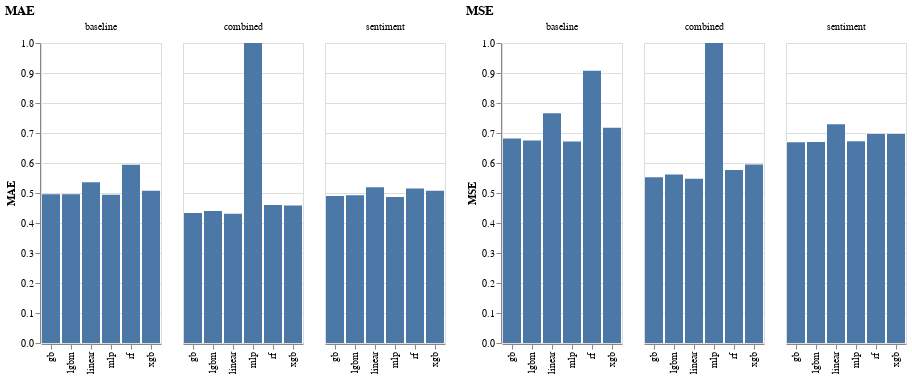

Write notebook code for a chart like this one.
### Code cell
import altair as alt

charts = dict()
offset = 2
for typ in ['MAE', 'MSE']:
    dataset = convert_altair(datasets[offset][typ.lower()][['baseline', 'combined', 'sentiment']])
    dataset.columns = [x.title() for x in dataset.columns]
    cht = alt.Chart(dataset).mark_bar().encode(
        x=alt.X('Model:O', title=''),
        y=alt.Y('sum(Score):Q', title=typ.upper(),
                scale=alt.Scale(domain=(0, 1), clamp=True)),
        column=alt.Column('Dataset:O', title='')
    ).properties(
        title=typ,
    )
    charts[typ] = cht

cht = charts['MAE'] | charts['MSE']
cht.properties(title='14 Hour Ahead Volatility Accuracy')
cht

### Figure 1 — Vega-Lite specification as saved in the notebook (floating-point values rounded to 4 significant figures)
{"config": {"view": {"continuousWidth": 400, "continuousHeight": 300}}, "hconcat": [{"data": {"name": "data-93398236229af8932c3e6f1ef51a2957"}, "mark": "bar", "encoding": {"column": {"field": "Dataset", "title": "", "type": "ordinal"}, "x": {"field": "Model", "title": "", "type": "ordinal"}, "y": {"aggregate": "sum", "field": "Score", "scale": {"clamp": true, "domain": [0, 1]}, "title": "MAE", "type": "quantitative"}}, "title": "MAE"}, {"data": {"name": "data-a6836d087c808caef34baec045a5a828"}, "mark": "bar", "encoding": {"column": {"field": "Dataset", "title": "", "type": "ordinal"}, "x": {"field": "Model", "title": "", "type": "ordinal"}, "y": {"aggregate": "sum", "field": "Score", "scale": {"clamp": true, "domain": [0, 1]}, "title": "MSE", "type": "quantitative"}}, "title": "MSE"}], "$schema": "https://vega.github.io/schema/vega-lite/v4.17.0.json", "datasets": {"data-93398236229af8932c3e6f1ef51a2957": [{"Model": "linear", "Dataset": "baseline", "Score": 0.5361}, {"Model": "linear", "Dataset": "combined", "Score": 0.431}, {"Model": "linear", "Dataset": "sentiment", "Score": 0.5194}, {"Model": "rf", "Dataset": "baseline", "Score": 0.5941}, {"Model": "rf", "Dataset": "combined", "Score": 0.46}, {"Model": "rf", "Dataset": "sentiment", "Score": 0.5148}, {"Model": "gb", "Dataset": "baseline", "Score": 0.4958}, {"Model": "gb", "Dataset": "combined", "Score": 0.4334}, {"Model": "gb", "Dataset": "sentiment", "Score": 0.4898}, {"Model": "lgbm", "Dataset": "baseline", "Score": 0.496}, {"Model": "lgbm", "Dataset": "combined", "Score": 0.44}, {"Model": "lgbm", "Dataset": "sentiment", "Score": 0.4922}, {"Model": "xgb", "Dataset": "baseline", "Score": 0.5073}, {"Model": "xgb", "Dataset": "combined", "Score": 0.458}, {"Model": "xgb", "Dataset": "sentiment", "Score": 0.5076}, {"Model": "mlp", "Dataset": "baseline", "Score": 0.4942}, {"Model": "mlp", "Dataset": "combined", "Score": 1.0}, {"Model": "mlp", "Dataset": "sentiment", "Score": 0.487}], "data-a6836d087c808caef34baec045a5a828": [{"Model": "linear", "Dataset": "baseline", "Score": 0.766}, {"Model": "linear", "Dataset": "combined", "Score": 0.5478}, {"Model": "linear", "Dataset": "sentiment", "Score": 0.7295}, {"Model": "rf", "Dataset": "baseline", "Score": 0.9077}, {"Model": "rf", "Dataset": "combined", "Score": 0.5764}, {"Model": "rf", "Dataset": "sentiment", "Score": 0.6968}, {"Model": "gb", "Dataset": "baseline", "Score": 0.682}, {"Model": "gb", "Dataset": "combined", "Score": 0.5529}, {"Model": "gb", "Dataset": "sentiment", "Score": 0.6689}, {"Model": "lgbm", "Dataset": "baseline", "Score": 0.6752}, {"Model": "lgbm", "Dataset": "combined", "Score": 0.5616}, {"Model": "lgbm", "Dataset": "sentiment", "Score": 0.6699}, {"Model": "xgb", "Dataset": "baseline", "Score": 0.7173}, {"Model": "xgb", "Dataset": "combined", "Score": 0.5953}, {"Model": "xgb", "Dataset": "sentiment", "Score": 0.6969}, {"Model": "mlp", "Dataset": "baseline", "Score": 0.6716}, {"Model": "mlp", "Dataset": "combined", "Score": 1.0}, {"Model": "mlp", "Dataset": "sentiment", "Score": 0.6721}]}}
